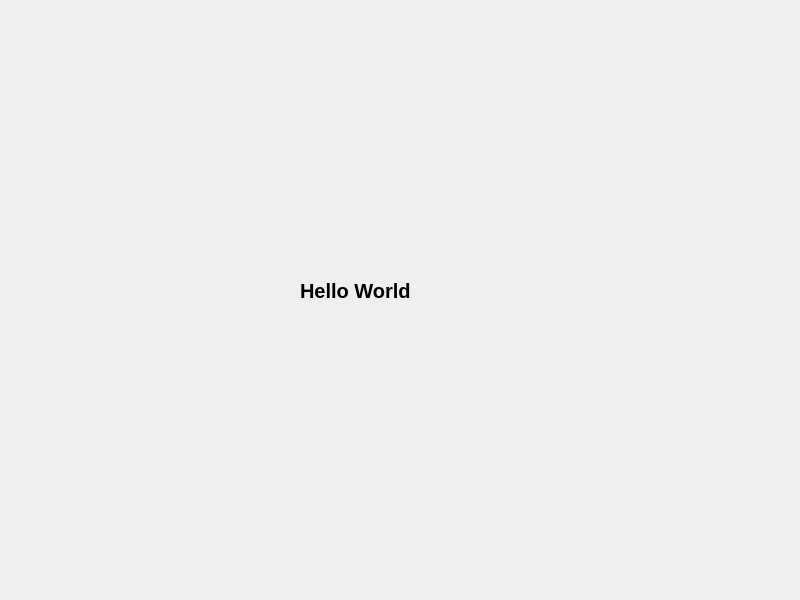
<?xml version="1.0" encoding="UTF-8"?>
<ui version="4.0">
 <class>Widget</class>
 <widget class="QWidget" name="Widget">
  <property name="geometry">
   <rect>
    <x>0</x>
    <y>0</y>
    <width>800</width>
    <height>600</height>
   </rect>
  </property>
  <property name="windowTitle">
   <string>Widget</string>
  </property>
  <widget class="QLabel" name="label">
   <property name="geometry">
    <rect>
     <x>300</x>
     <y>220</y>
     <width>171</width>
     <height>141</height>
    </rect>
   </property>
   <property name="font">
    <font>
     <pointsize>15</pointsize>
     <bold>true</bold>
    </font>
   </property>
   <property name="text">
    <string>Hello World</string>
   </property>
  </widget>
 </widget>
 <resources/>
 <connections/>
</ui>
